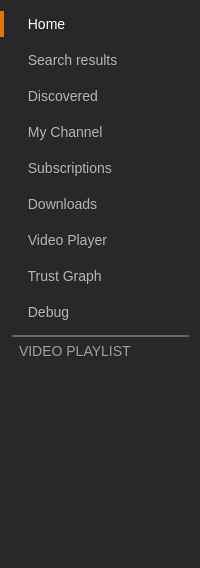
       <widget class="QWidget" name="left_menu" native="true">
        <property name="sizePolicy">
         <sizepolicy hsizetype="Fixed" vsizetype="Preferred">
          <horstretch>0</horstretch>
          <verstretch>0</verstretch>
         </sizepolicy>
        </property>
        <property name="minimumSize">
         <size>
          <width>200</width>
          <height>0</height>
         </size>
        </property>
        <property name="maximumSize">
         <size>
          <width>200</width>
          <height>16777215</height>
         </size>
        </property>
        <property name="autoFillBackground">
         <bool>false</bool>
        </property>
        <property name="styleSheet">
         <string notr="true">QWidget {
background-color: #282828;
}

QPushButton {
color: #B5B5B5;
border: none;
background: none;
text-align: left;
font-size: 14px;
padding-left: 20px;
border-left: 4px solid transparent;
}

QPushButton::hover {
color: white;
}

QPushButton::checked {
border-left: 4px solid #e67300;
color: white;
}</string>
        </property>
        <property name="locale">
         <locale language="Dutch" country="Netherlands"/>
        </property>
        <layout class="QVBoxLayout" name="verticalLayout_2">
         <property name="spacing">
          <number>10</number>
         </property>
         <property name="leftMargin">
          <number>0</number>
         </property>
         <item>
          <widget class="QPushButton" name="left_menu_button_home">
           <property name="minimumSize">
            <size>
             <width>0</width>
             <height>26</height>
            </size>
           </property>
           <property name="maximumSize">
            <size>
             <width>16777215</width>
             <height>30</height>
            </size>
           </property>
           <property name="cursor">
            <cursorShape>PointingHandCursor</cursorShape>
           </property>
           <property name="focusPolicy">
            <enum>Qt::NoFocus</enum>
           </property>
           <property name="styleSheet">
            <string notr="true"/>
           </property>
           <property name="text">
            <string> Home</string>
           </property>
           <property name="icon">
            <iconset>
             <normaloff>../images/home.png</normaloff>
             <disabledon>../images/home.png</disabledon>../images/home.png</iconset>
           </property>
           <property name="iconSize">
            <size>
             <width>16</width>
             <height>16</height>
            </size>
           </property>
           <property name="checkable">
            <bool>true</bool>
           </property>
           <property name="checked">
            <bool>true</bool>
           </property>
           <property name="autoDefault">
            <bool>false</bool>
           </property>
           <property name="flat">
            <bool>true</bool>
           </property>
          </widget>
         </item>
         <item>
          <widget class="QPushButton" name="left_menu_button_search">
           <property name="enabled">
            <bool>false</bool>
           </property>
           <property name="minimumSize">
            <size>
             <width>0</width>
             <height>26</height>
            </size>
           </property>
           <property name="maximumSize">
            <size>
             <width>16777215</width>
             <height>30</height>
            </size>
           </property>
           <property name="cursor">
            <cursorShape>PointingHandCursor</cursorShape>
           </property>
           <property name="focusPolicy">
            <enum>Qt::NoFocus</enum>
           </property>
           <property name="styleSheet">
            <string notr="true"/>
           </property>
           <property name="text">
            <string> Search results</string>
           </property>
           <property name="icon">
            <iconset>
             <normaloff>../images/search.png</normaloff>
             <disabledoff>../images/search.png</disabledoff>
             <disabledon>../images/search.png</disabledon>../images/search.png</iconset>
           </property>
           <property name="iconSize">
            <size>
             <width>16</width>
             <height>16</height>
            </size>
           </property>
           <property name="checkable">
            <bool>true</bool>
           </property>
           <property name="checked">
            <bool>false</bool>
           </property>
           <property name="autoDefault">
            <bool>false</bool>
           </property>
           <property name="flat">
            <bool>true</bool>
           </property>
          </widget>
         </item>
         <item>
          <widget class="QPushButton" name="left_menu_button_discovered">
           <property name="sizePolicy">
            <sizepolicy hsizetype="Minimum" vsizetype="Fixed">
             <horstretch>0</horstretch>
             <verstretch>0</verstretch>
            </sizepolicy>
           </property>
           <property name="minimumSize">
            <size>
             <width>0</width>
             <height>26</height>
            </size>
           </property>
           <property name="maximumSize">
            <size>
             <width>16777215</width>
             <height>30</height>
            </size>
           </property>
           <property name="cursor">
            <cursorShape>PointingHandCursor</cursorShape>
           </property>
           <property name="focusPolicy">
            <enum>Qt::NoFocus</enum>
           </property>
           <property name="styleSheet">
            <string notr="true"/>
           </property>
           <property name="text">
            <string> Discovered</string>
           </property>
           <property name="icon">
            <iconset>
             <normaloff>../images/discovered.png</normaloff>
             <disabledoff>../images/discovered.png</disabledoff>
             <disabledon>../images/discovered.png</disabledon>../images/discovered.png</iconset>
           </property>
           <property name="iconSize">
            <size>
             <width>16</width>
             <height>16</height>
            </size>
           </property>
           <property name="checkable">
            <bool>true</bool>
           </property>
           <property name="flat">
            <bool>true</bool>
           </property>
          </widget>
         </item>
         <item>
          <widget class="QPushButton" name="left_menu_button_my_channel">
           <property name="minimumSize">
            <size>
             <width>0</width>
             <height>26</height>
            </size>
           </property>
           <property name="maximumSize">
            <size>
             <width>16777215</width>
             <height>30</height>
            </size>
           </property>
           <property name="cursor">
            <cursorShape>PointingHandCursor</cursorShape>
           </property>
           <property name="focusPolicy">
            <enum>Qt::NoFocus</enum>
           </property>
           <property name="styleSheet">
            <string notr="true"/>
           </property>
           <property name="text">
            <string> My Channel</string>
           </property>
           <property name="icon">
            <iconset>
             <normaloff>../images/share.png</normaloff>
             <disabledon>../images/share.png</disabledon>../images/share.png</iconset>
           </property>
           <property name="iconSize">
            <size>
             <width>16</width>
             <height>16</height>
            </size>
           </property>
           <property name="checkable">
            <bool>true</bool>
           </property>
           <property name="flat">
            <bool>true</bool>
           </property>
          </widget>
         </item>
         <item>
          <widget class="QPushButton" name="left_menu_button_subscriptions">
           <property name="minimumSize">
            <size>
             <width>0</width>
             <height>26</height>
            </size>
           </property>
           <property name="maximumSize">
            <size>
             <width>16777215</width>
             <height>30</height>
            </size>
           </property>
           <property name="cursor">
            <cursorShape>PointingHandCursor</cursorShape>
           </property>
           <property name="focusPolicy">
            <enum>Qt::NoFocus</enum>
           </property>
           <property name="styleSheet">
            <string notr="true"/>
           </property>
           <property name="text">
            <string> Subscriptions</string>
           </property>
           <property name="icon">
            <iconset>
             <normaloff>../images/subscribed.png</normaloff>
             <disabledon>../images/subscribed.png</disabledon>../images/subscribed.png</iconset>
           </property>
           <property name="iconSize">
            <size>
             <width>16</width>
             <height>16</height>
            </size>
           </property>
           <property name="checkable">
            <bool>true</bool>
           </property>
           <property name="flat">
            <bool>true</bool>
           </property>
          </widget>
         </item>
         <item>
          <widget class="QPushButton" name="left_menu_button_downloads">
           <property name="minimumSize">
            <size>
             <width>0</width>
             <height>26</height>
            </size>
           </property>
           <property name="maximumSize">
            <size>
             <width>16777215</width>
             <height>30</height>
            </size>
           </property>
           <property name="cursor">
            <cursorShape>PointingHandCursor</cursorShape>
           </property>
           <property name="focusPolicy">
            <enum>Qt::NoFocus</enum>
           </property>
           <property name="styleSheet">
            <string notr="true"/>
           </property>
           <property name="text">
            <string> Downloads</string>
           </property>
           <property name="icon">
            <iconset>
             <normaloff>../images/downloads.png</normaloff>
             <disabledon>../images/downloads.png</disabledon>../images/downloads.png</iconset>
           </property>
           <property name="iconSize">
            <size>
             <width>16</width>
             <height>16</height>
            </size>
           </property>
           <property name="checkable">
            <bool>true</bool>
           </property>
           <property name="flat">
            <bool>true</bool>
           </property>
          </widget>
         </item>
         <item>
          <widget class="QPushButton" name="left_menu_button_video_player">
           <property name="minimumSize">
            <size>
             <width>0</width>
             <height>26</height>
            </size>
           </property>
           <property name="maximumSize">
            <size>
             <width>16777215</width>
             <height>30</height>
            </size>
           </property>
           <property name="cursor">
            <cursorShape>PointingHandCursor</cursorShape>
           </property>
           <property name="focusPolicy">
            <enum>Qt::NoFocus</enum>
           </property>
           <property name="styleSheet">
            <string notr="true"/>
           </property>
           <property name="text">
            <string> Video Player</string>
           </property>
           <property name="icon">
            <iconset>
             <normaloff>../images/video.png</normaloff>
             <disabledon>../images/video.png</disabledon>../images/video.png</iconset>
           </property>
           <property name="iconSize">
            <size>
             <width>16</width>
             <height>16</height>
            </size>
           </property>
           <property name="checkable">
            <bool>true</bool>
           </property>
           <property name="flat">
            <bool>true</bool>
           </property>
          </widget>
         </item>
         <item>
          <widget class="QPushButton" name="left_menu_button_trust_graph">
           <property name="minimumSize">
            <size>
             <width>0</width>
             <height>26</height>
            </size>
           </property>
           <property name="maximumSize">
            <size>
             <width>16777215</width>
             <height>30</height>
            </size>
           </property>
           <property name="cursor">
            <cursorShape>PointingHandCursor</cursorShape>
           </property>
           <property name="focusPolicy">
            <enum>Qt::NoFocus</enum>
           </property>
           <property name="styleSheet">
            <string notr="true"/>
           </property>
           <property name="text">
            <string> Trust Graph </string>
           </property>
           <property name="icon">
            <iconset>
             <normaloff>../images/network.png</normaloff>
             <disabledon>../images/network.png</disabledon>../images/network.png</iconset>
           </property>
           <property name="iconSize">
            <size>
             <width>16</width>
             <height>16</height>
            </size>
           </property>
           <property name="checkable">
            <bool>true</bool>
           </property>
           <property name="flat">
            <bool>true</bool>
           </property>
          </widget>
         </item>
         <item>
          <widget class="QPushButton" name="left_menu_button_debug">
           <property name="minimumSize">
            <size>
             <width>0</width>
             <height>26</height>
            </size>
           </property>
           <property name="maximumSize">
            <size>
             <width>16777215</width>
             <height>30</height>
            </size>
           </property>
           <property name="cursor">
            <cursorShape>PointingHandCursor</cursorShape>
           </property>
           <property name="focusPolicy">
            <enum>Qt::NoFocus</enum>
           </property>
           <property name="styleSheet">
            <string notr="true"/>
           </property>
           <property name="text">
            <string> Debug</string>
           </property>
           <property name="icon">
            <iconset>
             <normaloff>../images/debug.png</normaloff>
             <disabledon>../images/debug.png</disabledon>../images/debug.png</iconset>
           </property>
           <property name="iconSize">
            <size>
             <width>16</width>
             <height>16</height>
            </size>
           </property>
           <property name="checkable">
            <bool>false</bool>
           </property>
           <property name="flat">
            <bool>true</bool>
           </property>
          </widget>
         </item>
         <item>
          <widget class="QWidget" name="left_menu_playlist_container" native="true">
           <property name="sizePolicy">
            <sizepolicy hsizetype="Preferred" vsizetype="Expanding">
             <horstretch>0</horstretch>
             <verstretch>0</verstretch>
            </sizepolicy>
           </property>
           <property name="styleSheet">
            <string notr="true">border: none;</string>
           </property>
           <layout class="QVBoxLayout" name="verticalLayout_5">
            <property name="leftMargin">
             <number>0</number>
            </property>
            <property name="topMargin">
             <number>0</number>
            </property>
            <property name="rightMargin">
             <number>0</number>
            </property>
            <property name="bottomMargin">
             <number>0</number>
            </property>
            <item>
             <widget class="QWidget" name="left_menu_seperator" native="true">
              <property name="sizePolicy">
               <sizepolicy hsizetype="Preferred" vsizetype="Fixed">
                <horstretch>0</horstretch>
                <verstretch>0</verstretch>
               </sizepolicy>
              </property>
              <property name="minimumSize">
               <size>
                <width>0</width>
                <height>2</height>
               </size>
              </property>
              <property name="maximumSize">
               <size>
                <width>16777215</width>
                <height>2</height>
               </size>
              </property>
              <property name="styleSheet">
               <string notr="true">background-color: #666;
border-radius: 1px;
margin-left: 12px;</string>
              </property>
             </widget>
            </item>
            <item>
             <widget class="QLabel" name="left_menu_playlist_label">
              <property name="styleSheet">
               <string notr="true">border: none;
color: #A0A0A0;
font-size: 14px;
padding-left: 16px;</string>
              </property>
              <property name="text">
               <string>VIDEO PLAYLIST</string>
              </property>
             </widget>
            </item>
            <item>
             <widget class="LeftMenuPlaylist" name="left_menu_playlist">
              <property name="sizePolicy">
               <sizepolicy hsizetype="Expanding" vsizetype="Expanding">
                <horstretch>0</horstretch>
                <verstretch>0</verstretch>
               </sizepolicy>
              </property>
              <property name="cursor" stdset="0">
               <cursorShape>ArrowCursor</cursorShape>
              </property>
              <property name="styleSheet">
               <string notr="true">QListWidget {
color: white;
border: none;
}
QListWidget:item:selected:active {
background-color: #e67300;
}</string>
              </property>
             </widget>
            </item>
           </layout>
          </widget>
         </item>
        </layout>
       </widget>
